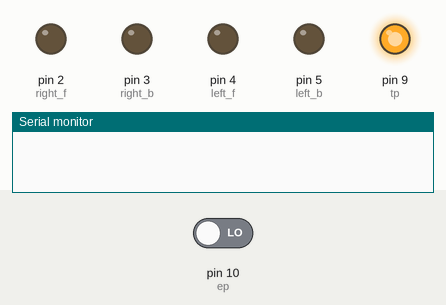
Bench run of a sketch on a simulated Arduino Uno, built with avr-gcc and run on an emulated ATmega328P. Shown: output pins drawn as LEDs (lit = HIGH), the last lines printed to the serial monitor. The inputs (shaded band) are chosen by the test bench; at power-on: pin 10 (ep) LOW.

Above: at 0.6 s.
At 1.36 s:
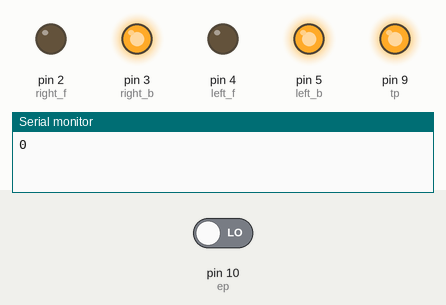
At 4.8 s:
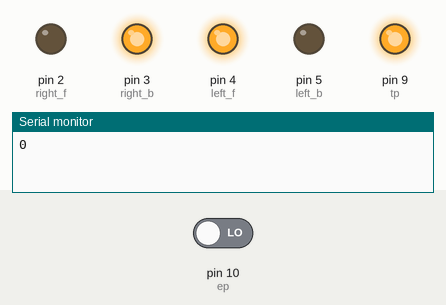
Timing chart, 0 to 7.9 s (numbered marks = the images above):
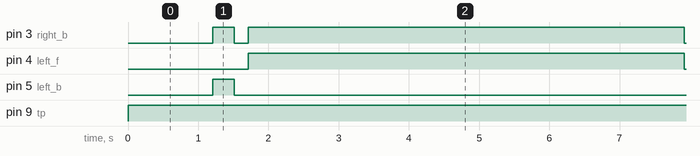

Measured:
- by itself, pin 3 (right_b): repeats every 6.9 s: LOW 0.20 s, HIGH 6.2 s, LOW 0.20 s, HIGH 0.30 s
- by itself, pin 4 (left_f): alternates HIGH for 6.2 s and LOW for 0.70 s
- by itself, pin 5 (left_b): alternates HIGH for 0.30 s and LOW for 6.6 s
- by itself, pin 9 (tp): LOW → HIGH at 0.00 s

The sketch:

Obstacle_Avoiding_Car.ino
```cpp
const int right_f=2,right_b=3;
const int left_f=4,left_b=5;

int tp=9;
int ep=10;
int  duration;
int  distance;

void setup()
{
  pinMode(tp,OUTPUT);
  pinMode(ep,INPUT);
  Serial.begin(9600);
  pinMode(right_f, OUTPUT);
  pinMode(right_b, OUTPUT);
  pinMode(left_f, OUTPUT);
  pinMode(left_b, OUTPUT);


}

void loop()
{
   digitalWrite(tp,0);
  delayMicroseconds(2);
  digitalWrite(tp,1);
  delayMicroseconds(10);

  duration=pulseIn(ep,1);
  distance=duration/60;;
//distance=(duration*33)/200;
  delay(10);

  Serial.println(distance);

 if(distance>25)
 {
 forward();
 }
  else
  {
  stop();
    delay(200);
  backward();
    delay(300);
    stop();
    delay(200);
    left();
    delay(200);

  }
  /*delay(5000);
  left();
  delay(5000);
  right();
  delay(5000);
  stop();
  delay(5000);
  */
  delay(5000);
}
  void forward(){
  digitalWrite(right_f, HIGH);
  digitalWrite(right_b, LOW);
  digitalWrite(left_f, HIGH);
  digitalWrite(left_b, LOW);

  }

  void backward()
  {
  digitalWrite(right_f, LOW);
  digitalWrite(right_b, HIGH);
  digitalWrite(left_f,LOW);
  digitalWrite(left_b, HIGH);


}

  void left()
  {
  digitalWrite(right_f,LOW );
  digitalWrite(right_b, HIGH);
  digitalWrite(left_f,HIGH);
  digitalWrite(left_b, LOW);


}


   void right()
  {
  digitalWrite(right_f, HIGH);
  digitalWrite(right_b, LOW);
  digitalWrite(left_f,LOW);
  digitalWrite(left_b, HIGH);


}

void stop(){

  digitalWrite(right_f, LOW);
  digitalWrite(right_b, LOW);
  digitalWrite(left_f,LOW);
  digitalWrite(left_b, LOW);
}
  
```
